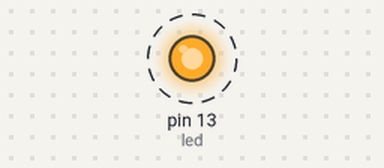
This sketch was run on a simulated Teensy 4. Parts: output pins drawn as LEDs (lit = HIGH). Dashed ring = blinking.

Above: at 0.05 s.
Timing chart, 0 to 3.0 s (numbered marks = the images above):
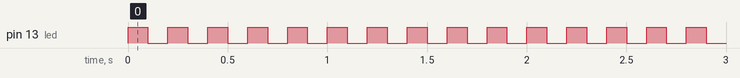

Measured:
- by itself, pin 13 (led): alternates HIGH for 0.10 s and LOW for 0.10 s

The sketch:

MIDI_note_generator.ino
```cpp
int led = 13;

// the setup routine runs once when you press reset:
void setup() {
  // initialize the digital pin as an output.
  pinMode(led, OUTPUT);
}

// the loop routine runs over and over again forever:
void loop() {
    int  channel = 1;

    for (int note = 1; note < 255; note++) {
        usbMIDI.sendNoteOn(note, 99, channel);
        digitalWrite(led, HIGH);   // turn the LED on (HIGH is the voltage level)
        delay (100);

        digitalWrite(led, LOW);    // turn the LED off by making the voltage LOW
        usbMIDI.sendNoteOff(note, 0, channel);
        delay (100);
    }
    for (int note = 255; note > 0; note--) {
        usbMIDI.sendNoteOn(note, 99, channel);
        digitalWrite(led, HIGH);   // turn the LED on (HIGH is the voltage level)
        delay (100);

        digitalWrite(led, LOW);    // turn the LED off by making the voltage LOW
        usbMIDI.sendNoteOff(note, 0, channel);
        delay (100);
    }
}
```
